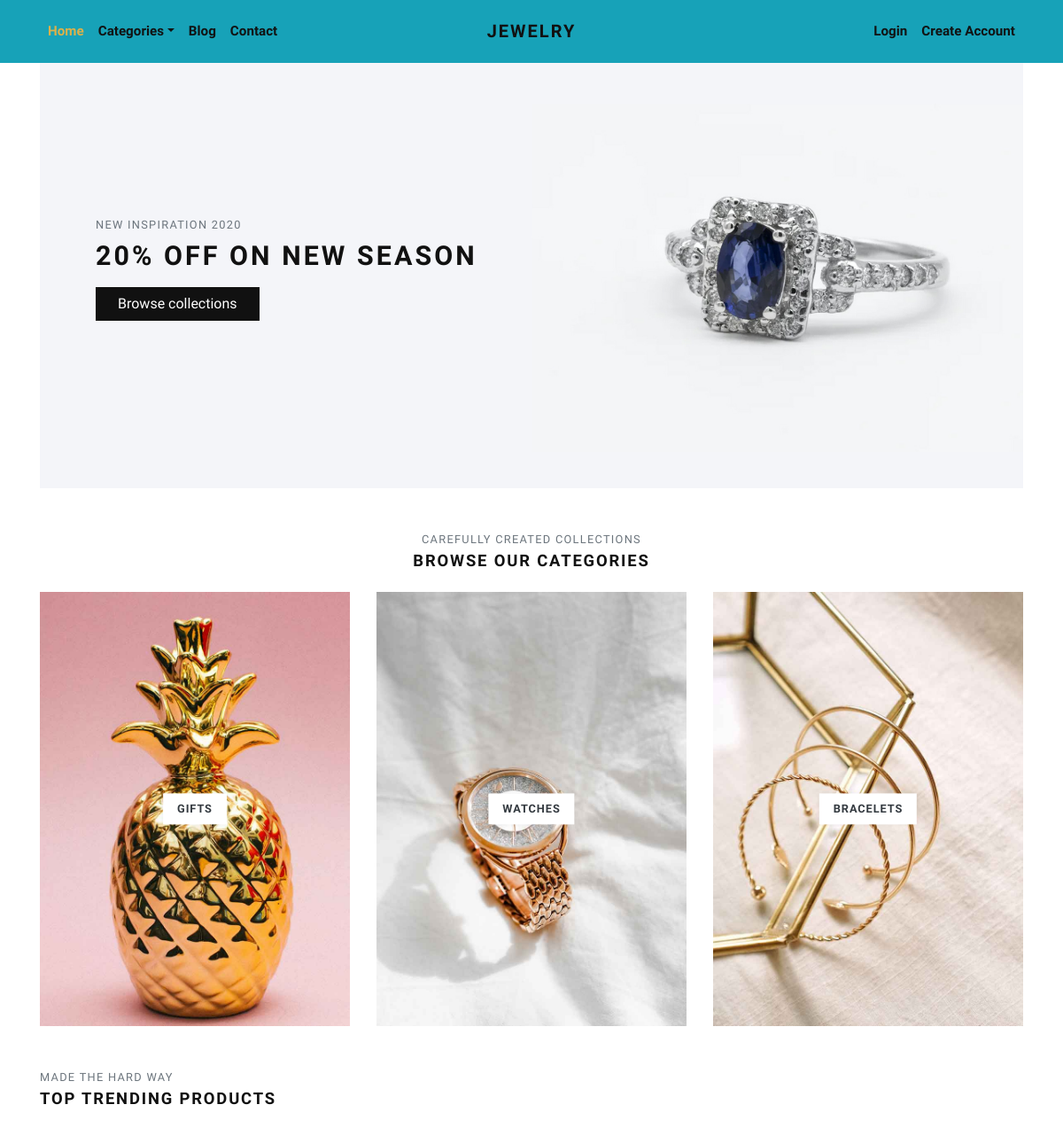
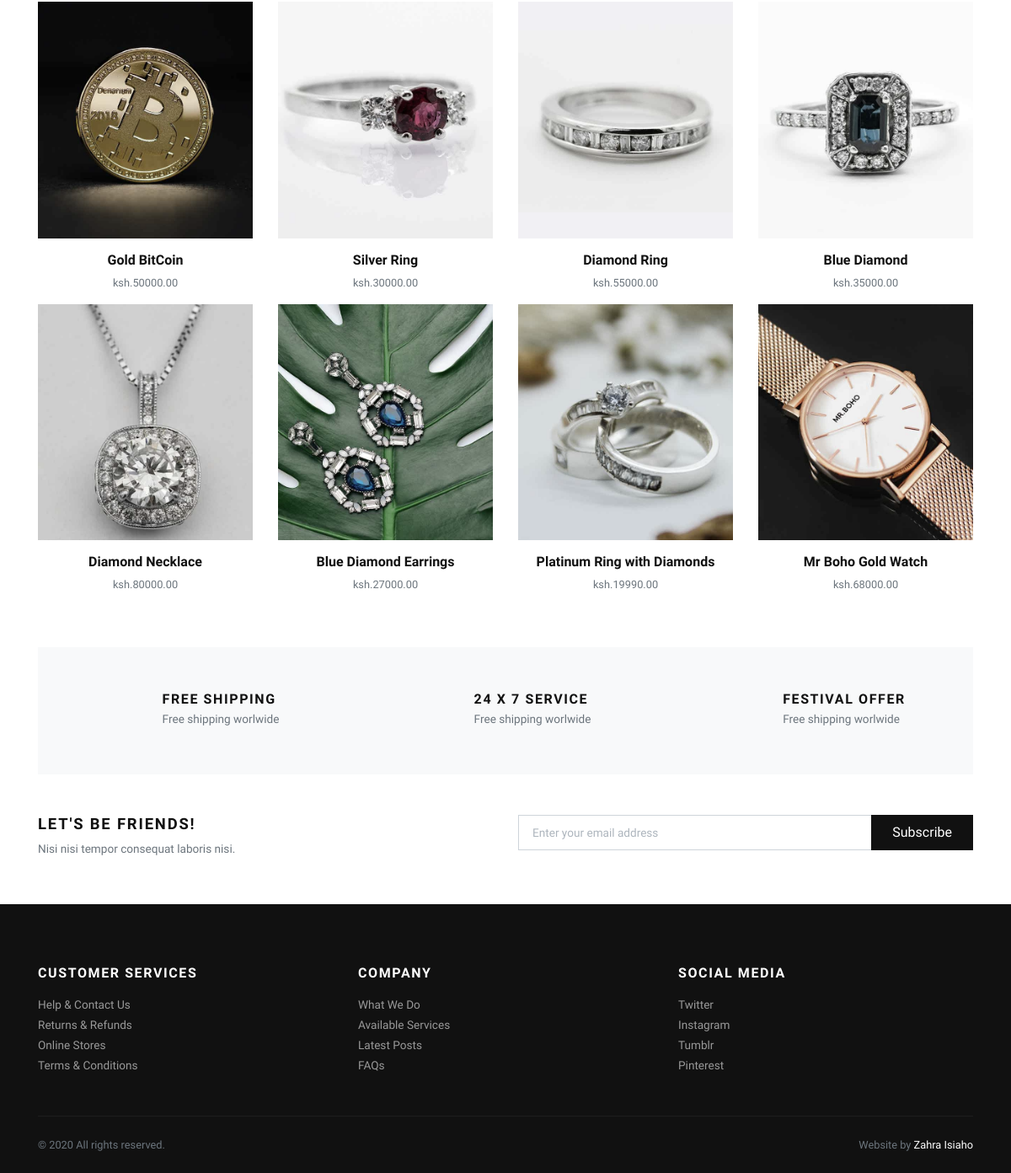
The page / on the database its author committed (2 pictures, top to bottom).
### store/models.py (models this page shows, shortened)
class Category(models.Model):
    title = models.CharField(max_length=50, verbose_name="Category Title")
    slug = models.SlugField(max_length=55, verbose_name="Category Slug")
    description = models.TextField(blank=True, verbose_name="Category Description")
    category_image = models.ImageField(upload_to='category', blank=True, null=True, verbose_name="Category Image")
    is_active = models.BooleanField(verbose_name="Is Active?")
    is_featured = models.BooleanField(verbose_name="Is Featured?")
    created_at = models.DateTimeField(auto_now_add=True, verbose_name="Created Date")
    updated_at = models.DateTimeField(auto_now=True, verbose_name="Updated Date")
    class Meta:
        verbose_name_plural = 'Categories'
        ordering = ('-created_at', )

class Product(models.Model):
    title = models.CharField(max_length=150, verbose_name="Product Title")
    slug = models.SlugField(max_length=160, verbose_name="Product Slug")
    sku = models.CharField(max_length=255, unique=True, verbose_name="Unique Product ID (SKU)")
    short_description = models.TextField(verbose_name="Short Description")
    detail_description = models.TextField(blank=True, null=True, verbose_name="Detail Description")
    product_image = models.ImageField(upload_to='product', blank=True, null=True, verbose_name="Product Image")
    price = models.DecimalField(max_digits=8, decimal_places=2)
    category = models.ForeignKey(Category, verbose_name="Product Categoy", on_delete=models.CASCADE)
    is_active = models.BooleanField(verbose_name="Is Active?")
    is_featured = models.BooleanField(verbose_name="Is Featured?")
    created_at = models.DateTimeField(auto_now_add=True, verbose_name="Created Date")
    updated_at = models.DateTimeField(auto_now=True, verbose_name="Updated Date")
    class Meta:
        verbose_name_plural = 'Products'
        ordering = ('-created_at', )

### store/views.py (the view)
# urls.py: path('', views.home, name="home"),
def home(request):
    categories = Category.objects.filter(is_active=True, is_featured=True)[:3]
    products = Product.objects.filter(is_active=True, is_featured=True)[:8]
    context = {
        'categories': categories,
        'products': products,
    }
    return render(request, 'store/index.html', context)

### templates/store/index.html (shortened to what this page needs)
{% extends 'base.html' %}
{% load static %}
      {% block content %}
      <div class="container">
        <section class="hero pb-3 bg-cover bg-center d-flex align-items-center" style="background: url({% static 'img/hero-jewlrey-banner.jpg' %})">
          <div class="container py-5">
            <div class="row px-4 px-lg-5">
              <div class="col-lg-6">
                <p class="text-muted small text-uppercase mb-2">New Inspiration 2020</p>
                <h1 class="h2 text-uppercase mb-3">20% off on new season</h1><a class="btn btn-dark" href="{% url 'store:all-categories' %}">Browse collections</a>
              </div>
            </div>
          </div>
        </section>
        <section class="pt-5">
          <header class="text-center">
            <p class="small text-muted small text-uppercase mb-1">Carefully created collections</p>
            <h2 class="h5 text-uppercase mb-4">Browse our categories</h2>
          </header>
          <div class="row">
          {% if categories %}
            {% for category in categories %}
              <div class="col-md-4 mb-4 mb-md-0">
                <a class="category-item" href="{% url 'store:category-products' category.slug %}">
                  <strong class="category-item-title">{{ category.title }}</strong>
                </a>
              </div>
            {% endfor %}
          {% endif %}
          </div>
        </section>
        <section class="py-5">
          <header>
            <p class="small text-muted small text-uppercase mb-1">Made the hard way</p>
            <h2 class="h5 text-uppercase mb-4">Top trending products</h2>
          </header>
          <div class="row">
            {% if products %}
              {% for product in products %}
                <div class="col-xl-3 col-lg-4 col-sm-6">
                  <div class="product text-center">
                    <div class="position-relative mb-3">
                      <a class="d-block" href="{% url 'store:product-detail' product.slug %}">
                        {% if product.product_image %}
                          <img class="img-fluid w-100" src="{{ product.product_image.url }}" alt="{{product.title}}">
                        {% else %}
                          <img class="img-fluid w-100" src="{% static 'img/product-1.jpg' %}" alt="{{product.title}}">
                        {% endif %}
                      </a>
                    </div>
                    <h6> <a class="reset-anchor" href="detail.html">{{ product.title }}</a></h6>
                    <p class="small text-muted">ksh.{{product.price}}</p>
                  </div>
                </div>
              {% endfor %}
            {% endif %}
          </div>
        </section>
        <section class="py-5 bg-light">
          <div class="container">
            <div class="row text-center">
              <div class="col-lg-4 mb-3 mb-lg-0">
                <div class="d-inline-block">
                  <div class="media align-items-end">
                    <svg class="svg-icon svg-icon-big svg-icon-light">
                      <use xlink:href="#delivery-time-1"> </use>
                    </svg>
                    <div class="media-body text-left ml-3">
                      <h6 class="text-uppercase mb-1">Free shipping</h6>
                      <p class="text-small mb-0 text-muted">Free shipping worlwide</p>
                    </div>
                  </div>
                </div>
              </div>
              <div class="col-lg-4 mb-3 mb-lg-0">
                <div class="d-inline-block">
                  <div class="media align-items-end">
                    <svg class="svg-icon svg-icon-big svg-icon-light">
                      <use xlink:href="#helpline-24h-1"> </use>
                    </svg>
                    <div class="media-body text-left ml-3">
                      <h6 class="text-uppercase mb-1">24 x 7 service</h6>
                      <p class="text-small mb-0 text-muted">Free shipping worlwide</p>
                    </div>
                  </div>
                </div>
              </div>
              <div class="col-lg-4">
                <div class="d-inline-block">
                  <div class="media align-items-end">
                    <svg class="svg-icon svg-icon-big svg-icon-light">
                      <use xlink:href="#label-tag-1"> </use>
                    </svg>
                    <div class="media-body text-left ml-3">
                      <h6 class="text-uppercase mb-1">Festival offer</h6>
                      <p class="text-small mb-0 text-muted">Free shipping worlwide</p>
                    </div>
                  </div>
                </div>
              </div>
            </div>
          </div>
        </section>
        <section class="py-5">
          <div class="container p-0">
            <div class="row">
              <div class="col-lg-6 mb-3 mb-lg-0">
                <h5 class="text-uppercase">Let's be friends!</h5>
                <p class="text-small text-muted mb-0">Nisi nisi tempor consequat laboris nisi.</p>
              </div>
              <div class="col-lg-6">
                <form action="#">
                  <div class="input-group flex-column flex-sm-row mb-3">
                    <input class="form-control form-control-lg py-3" type="email" placeholder="Enter your email address" aria-describedby="button-addon2">
                    <div class="input-group-append">
                      <button class="btn btn-dark btn-block" id="button-addon2" type="submit">Subscribe</button>
                    </div>
                  </div>
                </form>
              </div>
            </div>
          </div>
        </section>
      </div>
      {% endblock content %}

### templates/base.html (shortened to what this page needs)
{% load static %}
<!DOCTYPE html>
<html>
  <head>
    <link rel="stylesheet" href="{% static 'vendor/bootstrap/css/bootstrap.min.css' %}">
    <link rel="stylesheet" href="{% static 'vendor/lightbox2/css/lightbox.min.css' %}">
    <link rel="stylesheet" href="{% static 'vendor/nouislider/nouislider.min.css' %}">
    <link rel="stylesheet" href="{% static 'vendor/bootstrap-select/css/bootstrap-select.min.css' %}">
    <link rel="stylesheet" href="{% static 'vendor/owl.carousel2/assets/owl.carousel.min.css' %}">
    <link rel="stylesheet" href="{% static 'vendor/owl.carousel2/assets/owl.theme.default.css' %}">
    <link rel="stylesheet" href="{% static 'css/style.default.css' %}" id="theme-stylesheet">
    <link rel="stylesheet" href="{% static 'css/custom.css' %}">
  </head>
  <body>
    <div class="page-holder">
      {% include 'navbar.html' %}
      {% block content %}
      {% endblock content %}
      {% include 'footer.html' %}
      {% include 'scripts.html' %}

### templates/navbar.html (shortened to what this page needs)
{% load static %}
      <header class="header bg-info">
        <div class="container px-0 px-lg-3">
          <nav class="navbar navbar-expand-lg navbar-light py-3 px-lg-0"><a class="navbar-brand" href="{% url 'store:home' %}"><span class="font-weight-bold text-uppercase text-dark">Jewelry</span></a>
            <div class="collapse navbar-collapse" id="navbarSupportedContent">
              <ul class="navbar-nav mr-auto">
                <li class="nav-item">
                  <a class="nav-link active" href="{% url 'store:home' %}">Home</a>
                </li>
                <li class="nav-item dropdown"><a class="nav-link dropdown-toggle" id="pagesDropdown" href="#" data-toggle="dropdown" aria-haspopup="true" aria-expanded="false">Categories</a>
                </li>
                <li class="nav-item">
                  <a class="nav-link" href="{% url 'store:home' %}">Blog</a>
                </li>
                <li class="nav-item">
                  <a class="nav-link" href="{% url 'store:home' %}">Contact</a>
                </li>
              </ul>
              <ul class="navbar-nav ml-auto">
                {% if request.user.is_authenticated %}
                  <li class="nav-item"><a class="nav-link" href="{% url 'store:cart' %}"> <i class="fas fa-dolly-flatbed mr-1 text-gray"></i>Cart<small class="text-gray">({{cart_items.count}})</small></a></li>
                  <li class="nav-item"><a class="nav-link" href="#"> <i class="far fa-heart mr-1"></i><small class="text-gray"> (0)</small></a></li>
                  {% comment %} <li class="nav-item"><a class="nav-link" href="#"> <i class="fas fa-user-alt mr-1 text-gray"></i>My Account</a></li> {% endcomment %}
                  <li class="nav-item dropdown"><a class="nav-link dropdown-toggle" id="pagesDropdown" href="#" data-toggle="dropdown" aria-haspopup="true" aria-expanded="false"><i class="fas fa-user-alt mr-1 text-gray"></i>My Account</a></a>
                  <div class="dropdown-menu mt-3" aria-labelledby="pagesDropdown">
                      <a class="dropdown-item border-0 transition-link" href="{% url 'store:profile' %}">Profile</a>
                      <a class="dropdown-item border-0 transition-link" href="{% url 'store:cart' %}">Cart</a>
                      <a class="dropdown-item border-0 transition-link" href="{% url 'store:orders' %}">Orders</a>
                      <a class="dropdown-item border-0 transition-link" href="{% url 'store:password-change' %}">Change Password</a>
                    <hr>
                    <a class="dropdown-item border-0 transition-link" href="{% url 'store:logout' %}">Log Out</a>
                </li>
                {% else %}
                  <li class="nav-item"><a class="nav-link" href="{% url 'store:login' %}">Login</a></li>
                  <li class="nav-item"><a class="nav-link" href="{% url 'store:register' %}">Create Account</a></li>
                {% endif %}
              </ul>
            </div>
          </nav>
        </div>
      </header>

### templates/footer.html
<footer class="bg-dark text-white">
        <div class="container py-4">
          <div class="row py-5">
            <div class="col-md-4 mb-3 mb-md-0">
              <h6 class="text-uppercase mb-3">Customer services</h6>
              <ul class="list-unstyled mb-0">
                <li><a class="footer-link" href="#">Help &amp; Contact Us</a></li>
                <li><a class="footer-link" href="#">Returns &amp; Refunds</a></li>
                <li><a class="footer-link" href="#">Online Stores</a></li>
                <li><a class="footer-link" href="#">Terms &amp; Conditions</a></li>
              </ul>
            </div>
            <div class="col-md-4 mb-3 mb-md-0">
              <h6 class="text-uppercase mb-3">Company</h6>
              <ul class="list-unstyled mb-0">
                <li><a class="footer-link" href="#">What We Do</a></li>
                <li><a class="footer-link" href="#">Available Services</a></li>
                <li><a class="footer-link" href="#">Latest Posts</a></li>
                <li><a class="footer-link" href="#">FAQs</a></li>
              </ul>
            </div>
            <div class="col-md-4">
              <h6 class="text-uppercase mb-3">Social media</h6>
              <ul class="list-unstyled mb-0">
                <li><a class="footer-link" href="#">Twitter</a></li>
                <li><a class="footer-link" href="#">Instagram</a></li>
                <li><a class="footer-link" href="#">Tumblr</a></li>
                <li><a class="footer-link" href="#">Pinterest</a></li>
              </ul>
            </div>
          </div>
          <div class="border-top pt-4" style="border-color: #1d1d1d !important">
            <div class="row">
              <div class="col-lg-6">
                <p class="small text-muted mb-0">&copy; 2020 All rights reserved.</p>
              </div>
              <div class="col-lg-6 text-lg-right">
                <p class="small text-muted mb-0">Website by <a class="text-white reset-anchor" href="https://www.youtube.com/vijaythapa" target="_blank">Zahra Isiaho</a></p>
              </div>
            </div>
          </div>
        </div>
      </footer>

### templates/scripts.html (shortened to what this page needs)
{% load static %}
      <link rel="stylesheet" href="https://use.fontawesome.com/releases/v5.7.1/css/all.css">
    </div>
  </body>
</html>

### rows shown on the page
Category: title "GIFTS"
Category: title "WATCHES"
Category: title "BRACELETS"
Product: product_image (picture), title "Gold BitCoin", price "50000.00"
Product: product_image (picture), title "Silver Ring", price "30000.00"
Product: product_image (picture), title "Diamond Ring", price "55000.00"
Product: product_image (picture), title "Blue Diamond", price "35000.00"
Product: product_image (picture), title "Diamond Necklace", price "80000.00"
Product: product_image (picture), title "Blue Diamond Earrings", price "27000.00"
Product: product_image (picture), title "Platinum Ring with Diamonds", price "19990.00"
Product: product_image (picture), title "Mr Boho Gold Watch", price "68000.00"
